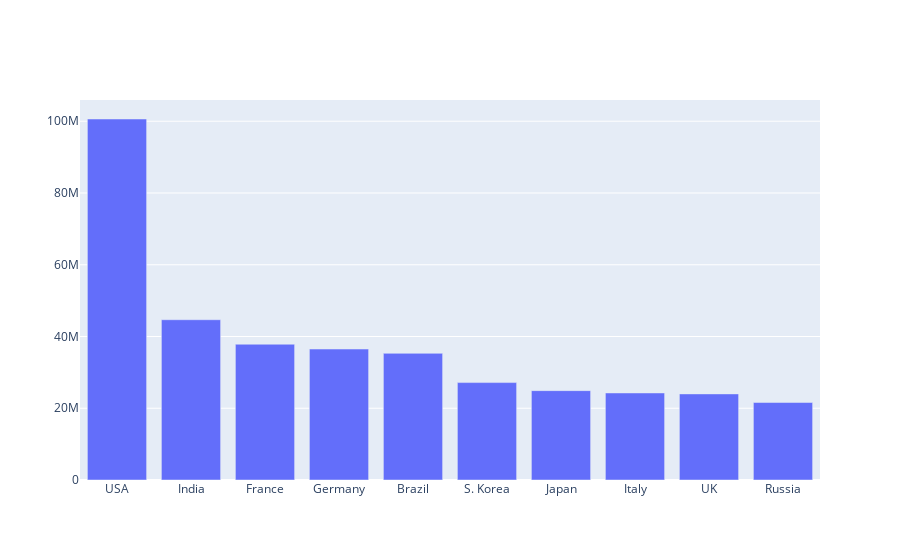

Notebook code for this chart:
### Code cell
import plotly.graph_objects as go
country=df['Country,Other'][0:10]
total_cases = df['TotalCases'][0:10]
new_total_cases = []
for i in total_cases:
    new_total_cases.append(int(i.replace(',','')))

fig = go.Figure([go.Bar(x=country, y=new_total_cases)])
fig.show()

### Figure 1 — Plotly figure (JSON) as saved in the notebook; plotly's stock layout.template omitted (floating-point values rounded to 4 significant figures)
{"data": [{"type": "bar", "x": ["USA", "India", "France", "Germany", "Brazil", "S. Korea", "Japan", "Italy", "UK", "Russia"], "y": [100625493, 44673379, 37846799, 36499600, 35304715, 27155813, 24911367, 24260660, 24000101, 21597613]}], "layout": {}}
